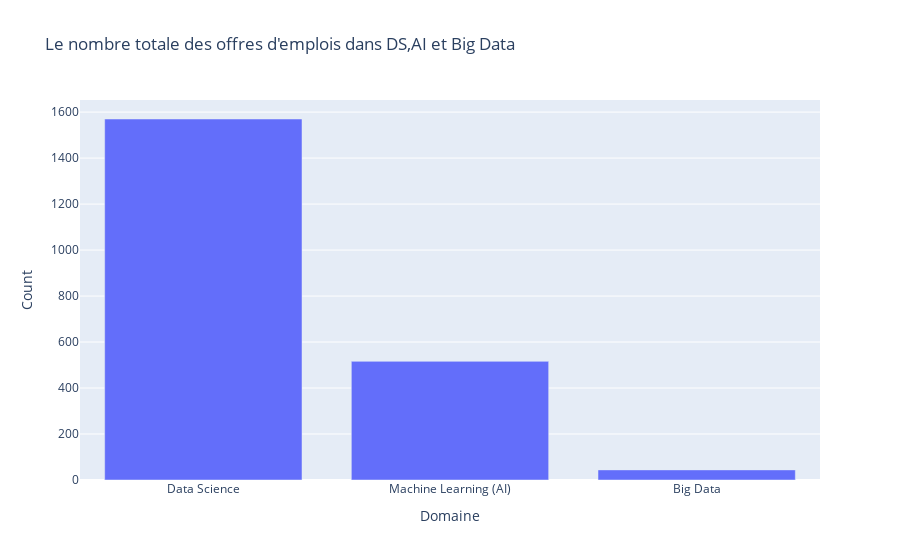

The notebook cell saved with this chart:
### Markdown cell above
## Visualize the results

### Code cell
import plotly.express as px

data = [('Data Science',count_ds),('Machine Learning (AI)',count_ml),('Big Data',count_bd)]
countdf = pd.DataFrame(data,columns=['Domaine','Count'])

fig = px.bar(countdf, x='Domaine', y='Count',title="Le nombre totale des offres d'emplois dans DS,AI et Big Data")
fig.show()

### Figure 1 — Plotly figure (JSON) as saved in the notebook; plotly's stock layout.template omitted (floating-point values rounded to 4 significant figures)
{"data": [{"alignmentgroup": "True", "hovertemplate": "Domaine=%{x}<br>Count=%{y}<extra></extra>", "legendgroup": "", "marker": {"color": "#636efa", "pattern": {"shape": ""}}, "name": "", "offsetgroup": "", "orientation": "v", "showlegend": false, "textposition": "auto", "type": "bar", "x": ["Data Science", "Machine Learning (AI)", "Big Data"], "xaxis": "x", "y": [1570, 516, 44], "yaxis": "y"}], "layout": {"barmode": "relative", "legend": {"tracegroupgap": 0}, "title": {"text": "Le nombre totale des offres d'emplois dans DS,AI et Big Data"}, "xaxis": {"anchor": "y", "domain": [0, 1], "title": {"text": "Domaine"}}, "yaxis": {"anchor": "x", "domain": [0, 1], "title": {"text": "Count"}}}}
